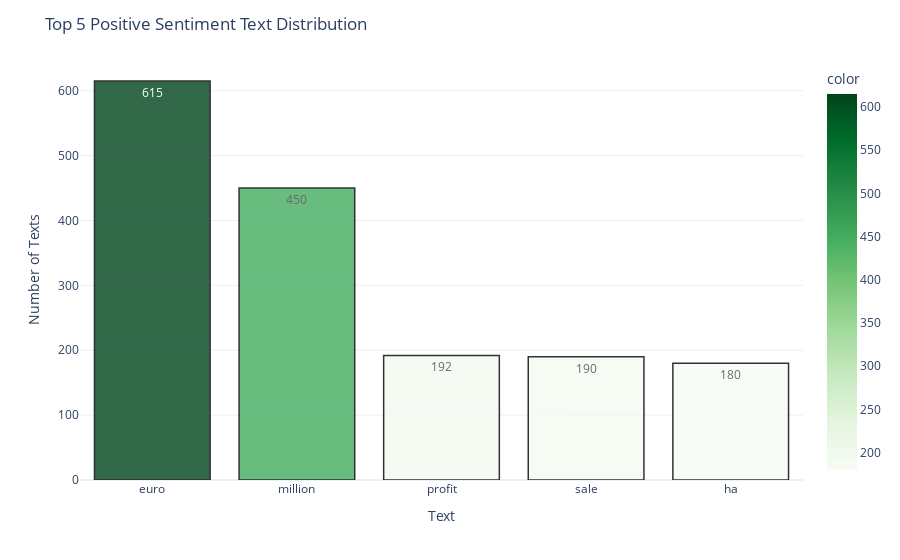

Notebook code cell kept with this figure:
### Code cell
# bar chat for most occuring words in positive sentiment

positive_words = preprocess(df.loc[df['Sentiment'] == 'positive']['cleaned_text'])
positive_words_df = create_freq_df(positive_words)
top10_positive_words = positive_words_df[:5]

plot_text_distribution(top10_positive_words['Term'], top10_positive_words['Frequency'],
                  'greens', 'Top 5 Positive Sentiment Text Distribution', 'Text', 'Number of Texts')

### Figure 1 — Plotly figure (JSON) as saved in the notebook; plotly's stock layout.template omitted (floating-point values rounded to 4 significant figures)
{"data": [{"alignmentgroup": "True", "hovertemplate": "x=%{x}<br>y=%{y}<br>text=%{text}<br>color=%{marker.color}<extra></extra>", "legendgroup": "", "marker": {"color": [615, 450, 192, 190, 180], "coloraxis": "coloraxis", "line": {"color": "black", "width": 1.5}, "pattern": {"shape": ""}}, "name": "", "offsetgroup": "", "opacity": 0.8, "orientation": "v", "showlegend": false, "text": [615, 450, 192, 190, 180], "textposition": "auto", "type": "bar", "x": ["euro", "million", "profit", "sale", "ha"], "xaxis": "x", "y": [615, 450, 192, 190, 180], "yaxis": "y"}], "layout": {"barmode": "relative", "coloraxis": {"colorbar": {"title": {"text": "color"}}, "colorscale": [[0, "rgb(247,252,245)"], [0.125, "rgb(229,245,224)"], [0.25, "rgb(199,233,192)"], [0.375, "rgb(161,217,155)"], [0.5, "rgb(116,196,118)"], [0.625, "rgb(65,171,93)"], [0.75, "rgb(35,139,69)"], [0.875, "rgb(0,109,44)"], [1, "rgb(0,68,27)"]]}, "legend": {"tracegroupgap": 0}, "margin": {"t": 60}, "title": {"text": "Top 5 Positive Sentiment Text Distribution"}, "xaxis": {"anchor": "y", "domain": [0, 1], "title": {"text": "Text"}}, "yaxis": {"anchor": "x", "domain": [0, 1], "title": {"text": "Number of Texts"}}}}
